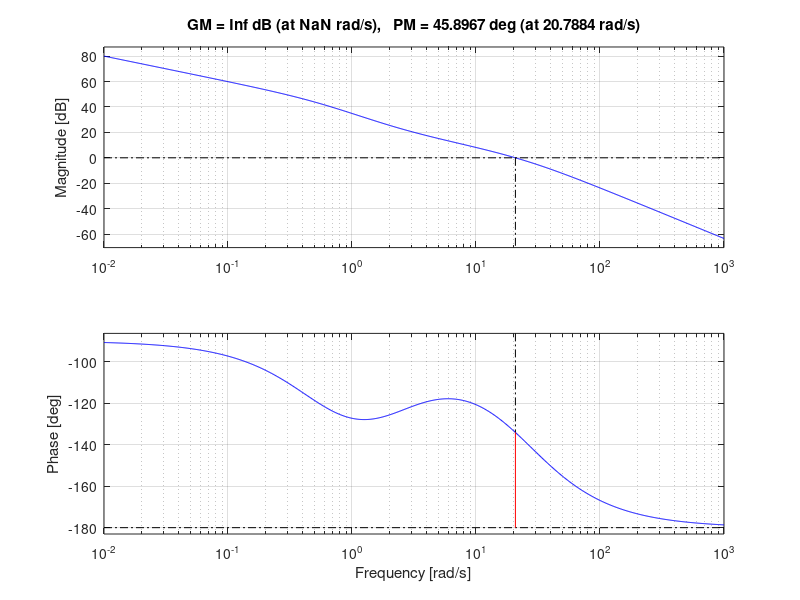

This figure's MATLAB source:
clear all
s=tf('s');
y=tf(2500/s/(s+25));
c=tf((0.46*s+1)/(1.71*s+1));
h=tf((0.026*s+1)/(0.0106*s+1));
f=y*c;
margin(f)